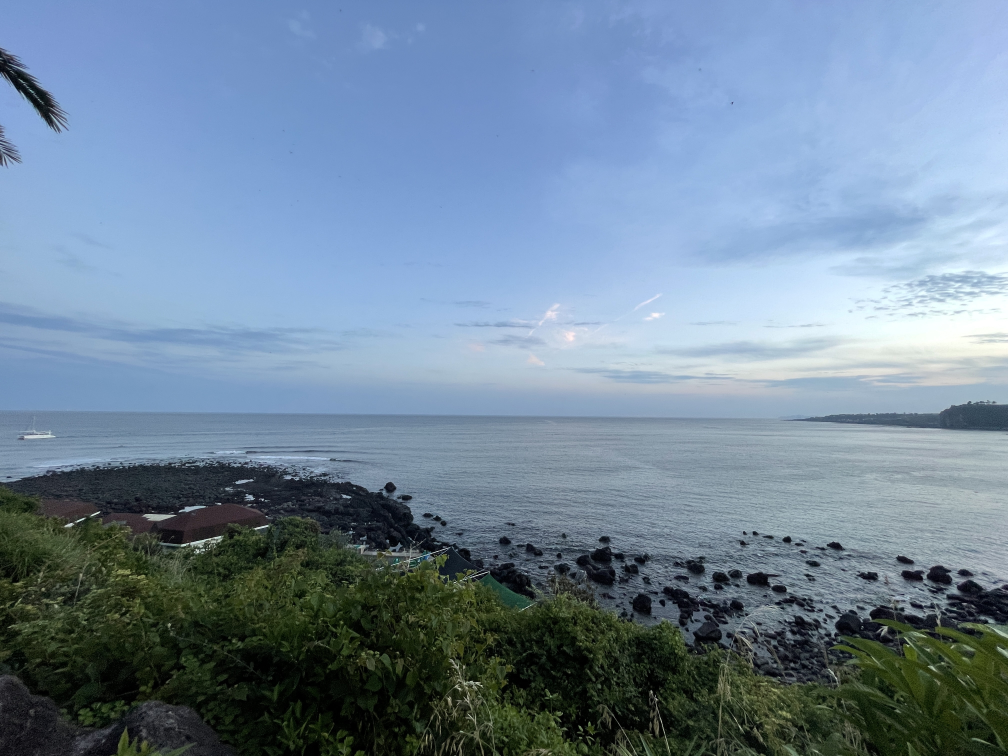
#> input picture lab1/data/IMG_3084.JPG, 4032 x 3024 px (shown at 1/4 size)
$ python main.py
#> lines starting #> are read from the running program, lines starting #| are printed output that depends on the picture; long printed decimals are rounded
### lab1/img_process.py
import numpy as np


def trim(array, x, y, width, height):
    return array[y:y+height, x:x+width]


def decompose_mag_pha(img):
    fft = np.fft.fft2(img)
    fft_shift = np.fft.fftshift(fft)
    magnitude_spectrum = 20*np.log(abs(fft_shift))
    phase_spectrum = np.angle(fft_shift)
    return {"mag_spec":magnitude_spectrum,"pha_spec": phase_spectrum, 'fft':fft}

### lab1/psnr.py
from math import log10, sqrt
import cv2
import numpy as np

def calculate_psnr(source, compressed):
    mse = np.mean((source - compressed)**2)
    if(mse == 0):
        return 100
    max_pixel = 255.0
    psnr = 20*log10(max_pixel/sqrt(mse))
    return psnr


### lab1/main.py
from PIL import Image  # pillow
import numpy as np
from matplotlib import pyplot as plt
import cv2 #opencv-opthon

from img_process import trim, decompose_mag_pha
from psnr import calculate_psnr

# Load images
im1 = cv2.imread('./data/IMG_3084.JPG',0)
#> im1: shape (3024, 4032); min 0, max 255, mean 128.9
im2 = cv2.imread('./data/IMG_3376.JPG',0)
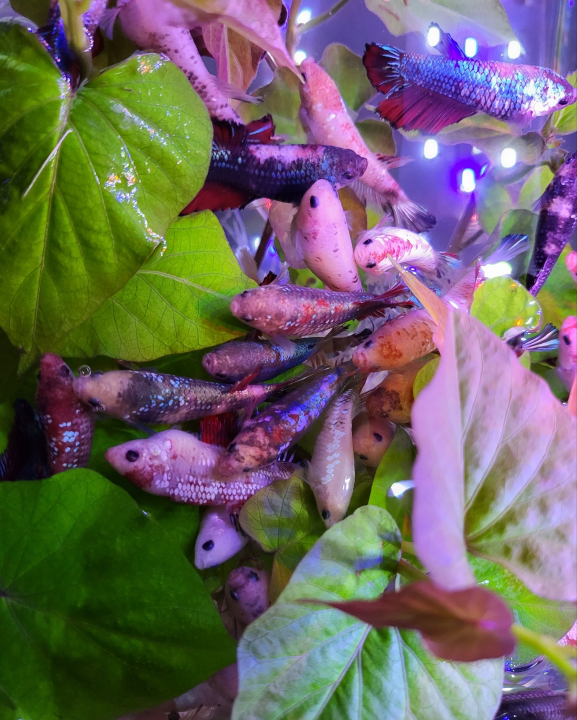
#> input picture lab1/data/IMG_3376.JPG, 1154 x 1440 px (shown at 1/2 size)
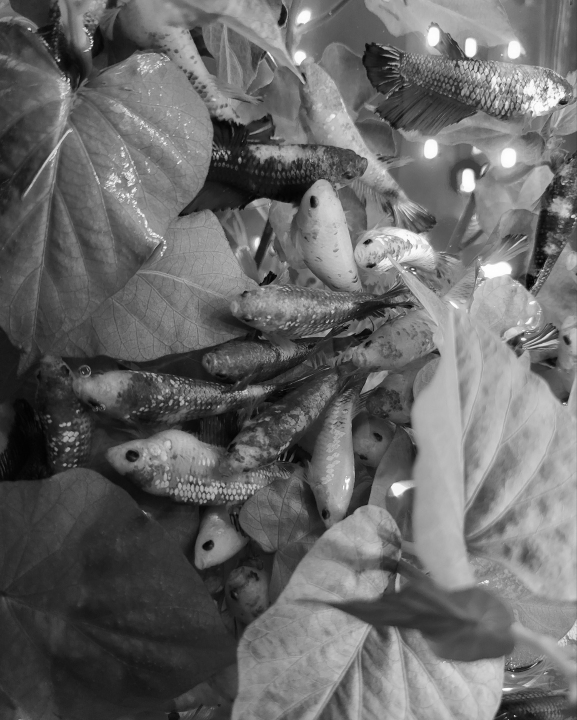
#> im2: shape (1440, 1154) (shown at 1/2 size); min 0, max 255, mean 103.7

# Trim the images to 1024 by 1024
im1_trimmed = trim(im1, 1000, 2000, 1024, 1024)
im2_trimmed = trim(im2, 0, 0, 1024, 1024)
#> call 2 of trim, with x = 0, y = 0, width = 1024, height = 1024
#> in trim (call 2), `return array[y:y+height, x:x+width]`:
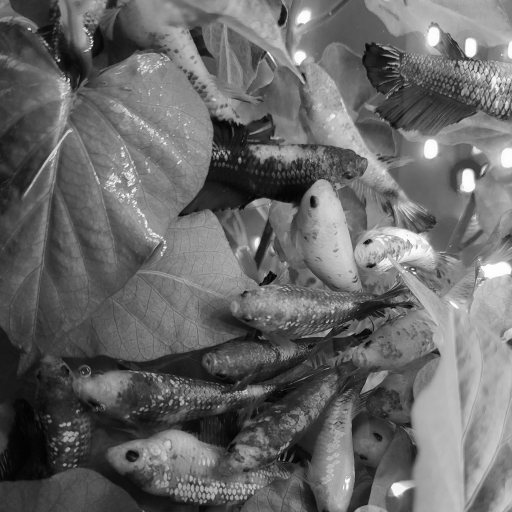
#> returned value: shape (1024, 1024) (shown at 1/2 size); min 0, max 255, mean 104.1

print(im1_trimmed.shape)
#| (1024, 1024)
print(im2_trimmed.shape)
#| (1024, 1024)

# save trimmed images
Image.fromarray(im1_trimmed).save('./result/trimmed_img/IMG_3084_trimmed.JPG')
Image.fromarray(im2_trimmed).save('./result/trimmed_img/IMG_3376_trimmed.JPG')

# decompose magnitude and phase spectrum from im1
im1_decomposed = decompose_mag_pha(im1_trimmed)
#> in decompose_mag_pha, `phase_spectrum = np.angle(fft_shift)`:
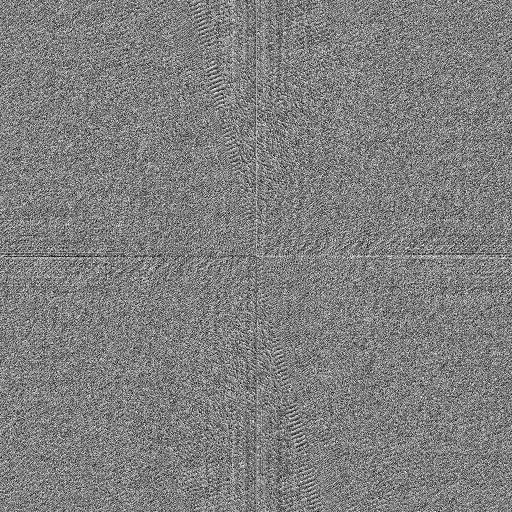
#> phase_spectrum: shape (1024, 1024) float64 (shown at 1/2 size); min -3.14, max 3.14, mean 8.99e-06; drawn with min black and max white
#> im1_decomposed = 3 items
im1_fft = im1_decomposed['fft']
im1_magnitude_spectrum = im1_decomposed['mag_spec']
im1_phase_spectrum = im1_decomposed['pha_spec']

# decompose magnitude and phase spectrum from im2
im2_decomposed = decompose_mag_pha(im2_trimmed)
#> in decompose_mag_pha (call 2), `phase_spectrum = np.angle(fft_shift)`:
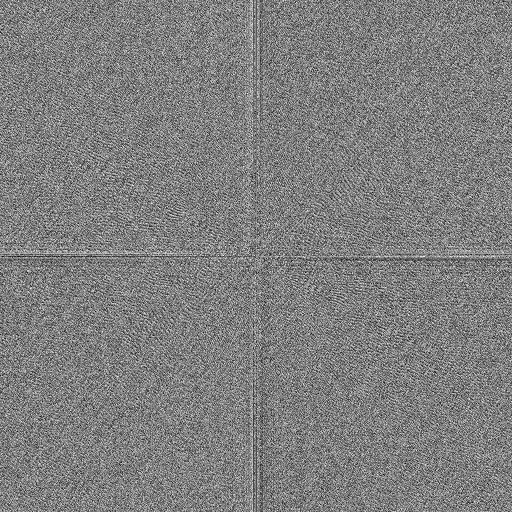
#> phase_spectrum: shape (1024, 1024) float64 (shown at 1/2 size); min -3.14, max 3.14, mean 5.99e-06; drawn with min black and max white
#> im2_decomposed = 3 items
im2_fft = im2_decomposed['fft']
im2_magnitude_spectrum = im2_decomposed['mag_spec']
im2_phase_spectrum = im2_decomposed['pha_spec']

# Save their spectrum as image
plt.imsave('./result/spectrum/IMG_3084_dft_mag.JPG',im1_magnitude_spectrum,cmap='gray')
plt.imsave('./result/spectrum/IMG_3084_dft_phase.JPG',im1_phase_spectrum,cmap='gray')

plt.imsave('./result/spectrum/IMG_3376_dft_mag.JPG',im2_magnitude_spectrum,cmap='gray')
plt.imsave('./result/spectrum/IMG_3376_dft_phase.JPG',im2_phase_spectrum,cmap='gray')

# Exchange their phase component
combined_mag_im1_pha_im2 = np.multiply(np.abs(im1_fft), np.exp(1j*np.angle(im2_fft)))
imgCombined1 = np.real(np.fft.ifft2(combined_mag_im1_pha_im2))
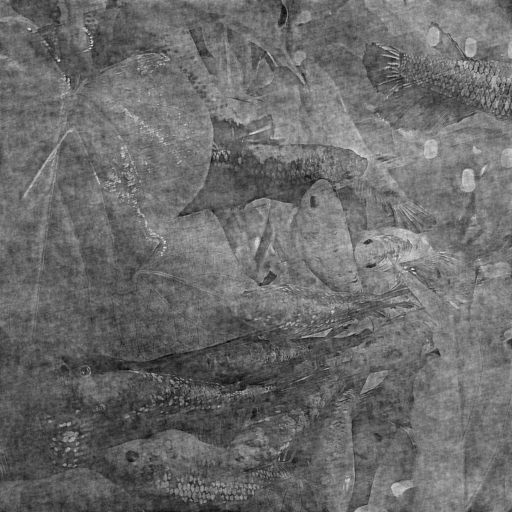
#> imgCombined1: shape (1024, 1024) float64 (shown at 1/2 size); min -94.92, max 227.3, mean 40.6; drawn with min black and max white

combined_mag_im2_pha_im1 = np.multiply(np.abs(im2_fft), np.exp(1j*np.angle(im1_fft)))
imgCombined2 = np.real(np.fft.ifft2(combined_mag_im2_pha_im1))
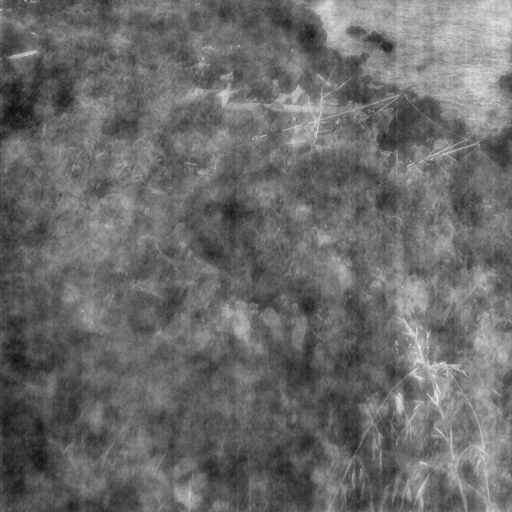
#> imgCombined2: shape (1024, 1024) float64 (shown at 1/2 size); min -69.27, max 344.4, mean 104.1; drawn with min black and max white

# Save exchanged reconstruction images
plt.imsave('./result/exchanged_reconstruction/combined_mag_im1_pha_im2.JPG',imgCombined1,cmap='gray')
plt.imsave('./result/exchanged_reconstruction/combined_mag_im2_pha_im1.JPG',imgCombined2,cmap='gray')

# Calculate PSNR
psnr_im1_comb1=calculate_psnr(im1_trimmed, imgCombined1)
#> in calculate_psnr, `mse = np.mean((source - compressed)**2)`: mse = 1659.9
#> in calculate_psnr, `psnr = 20*log10(max_pixel/sqrt(mse))`: psnr = 15.93
#> psnr_im1_comb1 = 15.93
psnr_im1_comb2=calculate_psnr(im1_trimmed, imgCombined2)
#> psnr_im1_comb2 = 11
psnr_im2_comb1=calculate_psnr(im2_trimmed, imgCombined1)
#> psnr_im2_comb1 = 11
psnr_im2_comb2=calculate_psnr(im2_trimmed, imgCombined2)
#> psnr_im2_comb2 = 12.86
print('psnr_im1_comb1 / psnr_im1_comb2 / psnr_im2_comb1 / psnr_im2_comb2')
print(psnr_im1_comb1, ' / ',psnr_im1_comb2,' / ', psnr_im2_comb1,' / ', psnr_im2_comb2)
#| 15.930  /  10.997  /  10.997  /  12.863
